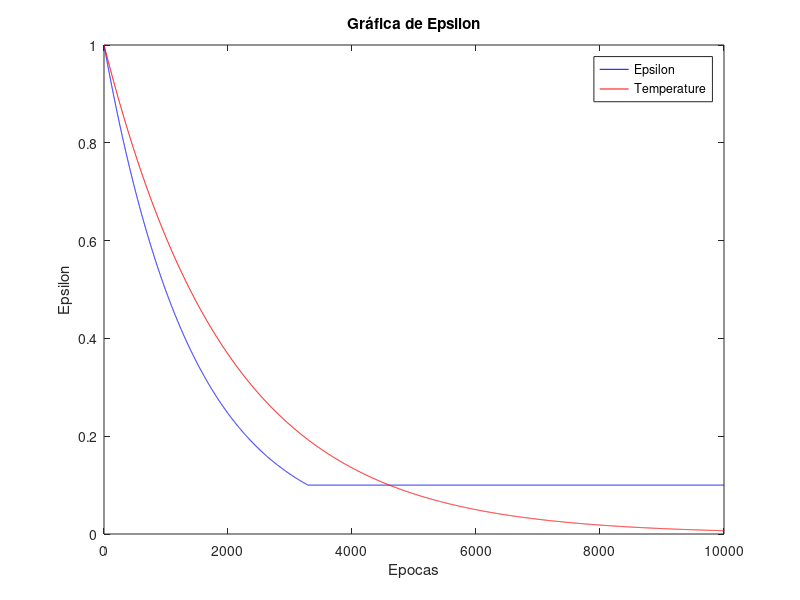

Write the MATLAB code that produced this figure.
function plotEpsilon()
    % plotEpsilon - Gráfica de varias funciones de epsilon
    
    epsilon0 = 1.0;
    epsilon1 = epsilon0;
    epsilon2 = epsilon0;
    numEpochs = 10000;
    
    epsilon_values1 = zeros(1, numEpochs);
    epsilon_values2 = zeros(1, numEpochs);
    maxIterationsAllowed = 20;
    
    for epoch = 1:numEpochs
        numIteration = 0;
        while numIteration < maxIterationsAllowed
            numIteration = numIteration + 1;
        end
        
        %  Exponencial
        if epsilon1 > 0.10
            epsilon1 = epsilon0 * exp(-7 * epoch / numEpochs);
        end
        
        % Lineal obtenido de: https://medium.com/data-science-in-your-pocket/deep-q-networks-dqn-explained-with-examples-and-codes-in-reinforcement-learning-928b97efa792
        if mod(epoch, 2) == 0
            epsilon2 = epsilon2 * 0.999;
        end
        
        epsilon_values1(epoch) = epsilon1;
        epsilon_values2(epoch) = epsilon2;
    end
    
    plot(1:numEpochs, epsilon_values1, 'b', 1:numEpochs, epsilon_values2, 'r');
    xlabel('Epocas');
    ylabel('Epsilon');
    legend('Epsilon', 'Temperature');
    title('Gráfica de Epsilon');
end